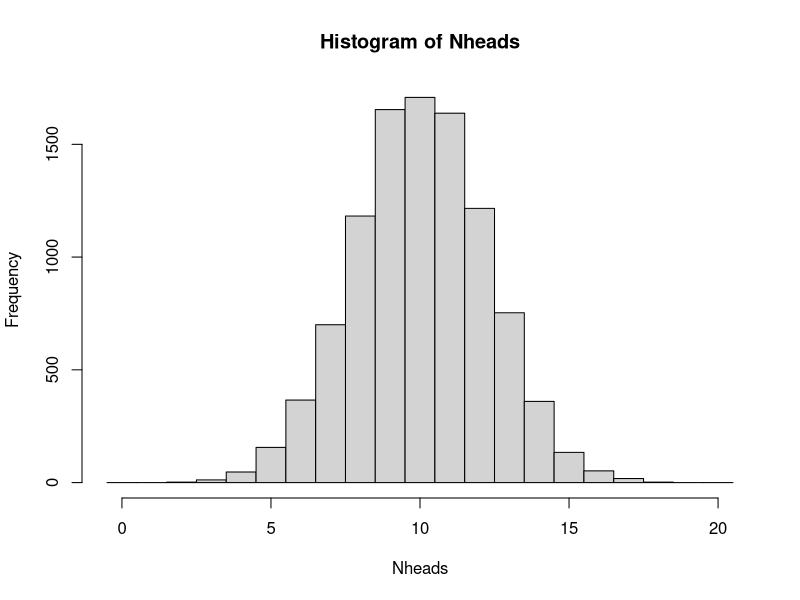
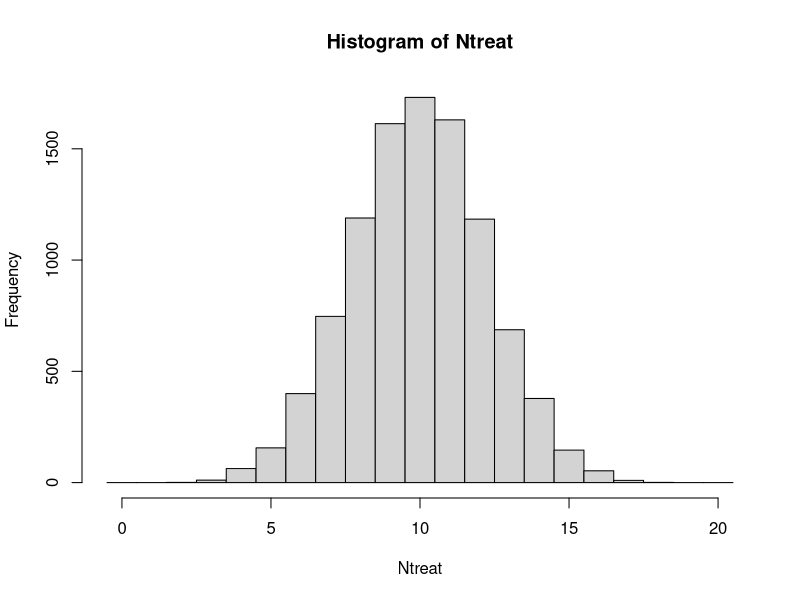
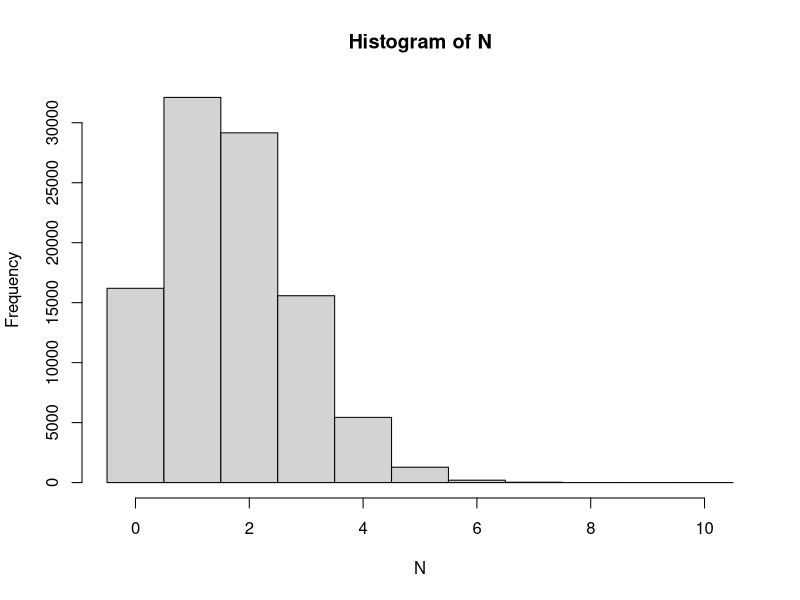
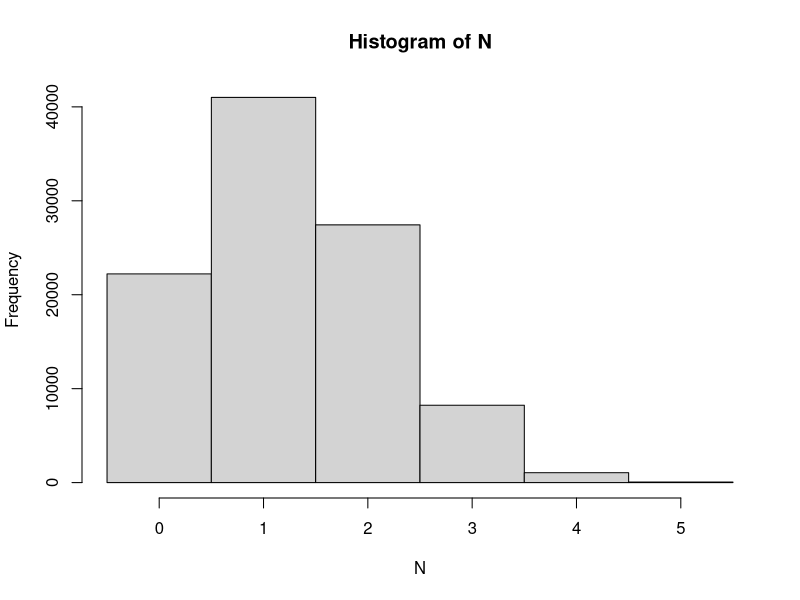

Recreate these plots in R, in order.
## ---- chunk 1
## Required libraries
library(tidyverse)
library(kableExtra)
## ---- chunk 2
kable(matrix(c(as.character(0:6),c("0.14","0.20","0.27","0.19","0.13","0.05","0.02")),ncol=7, byrow=TRUE, dimnames=list(c('x','p(x)'), c()))) %>% kable_styling(full_width = FALSE)
## ---- chunk 3
## A single coin toss
sample(c("H", "T"), size=1)
## Another coin toss
sample(c("H", "T"), size=1)

## 20 independent coin tosses
(coins <- sample(c("H", "T"), size=20, replace=TRUE))
## How many heads did we get in these particular 20 draws?
sum(coins == "H")

## The simulation is about repeating this (20 random draws and summing up the number of heads) many times. To do it 10000 times;
Nheads <- replicate(10000, {
  coins <- sample(c("H", "T"), size=20, replace=TRUE)
  sum(coins == "H")
})
## ---- chunk 4
## Number of times of the 10000 with exactly 15 heads
sum(Nheads==15)
## divide by 10000 to get the probability
sum(Nheads==15)/10000
## or compute using mean (why does this work?)
mean(Nheads==15)
## ---- chunk 5
mean(Nheads<7)
## ---- chunk 6
## plot the distribution and read the graph
hist(Nheads, breaks=0:21-0.5)

## or tabulate
table(Nheads)
## ---- chunk 7
## probability of 15 heads or more
mean(Nheads>=15)
## ---- chunk 8
mean(Nheads<=2)
sum(Nheads<=2)
## with this low number of observations, more repeats is required to get a more accurate answer

Nheads <- replicate(1000000, {
  coins <- sample(c("H", "T"), size=20, replace=TRUE)
  sum(coins == "H")
})
sum(Nheads<=2)
mean(Nheads<=2)
## ---- chunk 9
## Randomization for a single patient
sample(c("T", "C"), size=1)

## Randomize 20 independent patients
(patients <- sample(c("T", "c"), size=20, replace=TRUE))
## How many patients are assigned to treatment group?
sum(patients == "T")

## Simulate by repeating 10000 times
Ntreat <- replicate(10000, {
  patients <- sample(c("T", "C"), size=20, replace=TRUE)
  sum(patients == "T")
})
## ---- chunk 10
## Proportion of the 10000 repeats with exactly 15 T
mean(Ntreat==15)
## ---- chunk 11
mean(Ntreat<7)
## ---- chunk 12
## plot the distribution and read the graph
hist(Ntreat, breaks=0:21-0.5)

## or tabulate
table(Ntreat)
## ---- chunk 13
## probability of 15 T or more
mean(Ntreat>=15)
## ---- chunk 14
mean(Ntreat<=2)
sum(Ntreat<=2)
## with this low number of observations, more repeats is required to get a more accurate answer
  
Ntreat <- replicate(1000000, {
  patients <- sample(c("T", "C"), size=20, replace=TRUE)
  sum(patients == "T")
})
sum(Ntreat<=2)
mean(Ntreat<=2)
## ---- chunk 15
##Simulate thowing 10 dice and counting the number of sixes.
N <- replicate(100000, sum(sample(1:6, size=10, replace=TRUE)==6))
table(N)
##The probability mass function
table(N)/length(N)
hist(N, breaks=(0:11)-0.5)
## ---- chunk 16
sum(N>=5)
sum(N>=5)/length(N)
mean(N>=5)
## ---- chunk 17
mean(N==2)
## ---- chunk 18
mean(N)
10*1/6
## ---- chunk 19
N <- replicate(100000, sum(sample(rep(0:1, c(39,13)), size=5)))
hist(N, breaks=(0:6)-.5)
## P(N==5)
mean(N==5)
## ---- chunk 20
## Solution using 100 replicates
x <- replicate(100, sum(sample(c(0,0,0,0,0,0,0,1,1,1), size=3, replace=TRUE)))
table(x)
mean(x==0)
## Solution using 1000 replicates
x <- replicate(1000, sum(sample(c(0,0,0,0,0,0,0,1,1,1), size=3, replace=TRUE)))
table(x)
mean(x==0)
## Solution using 100000 replicates
x <- replicate(100000, sum(sample(c(0,0,0,0,0,0,0,1,1,1), size=3, replace=TRUE)))
table(x)
mean(x==0)
## ---- chunk 21
## Solution using 100000 replicates
x <- replicate(100000, sum(sample(rep(c(0, 1), c(14, 6)), size=3, replace=FALSE)))
table(x)
mean(x==0)
## ---- chunk 22
## Solution using 100000 replicates
x <- replicate(100000, sum(sample(rep(c(0, 1), c(140, 60)), size=3, replace=FALSE)))
table(x)
mean(x==0)
## ---- chunk 23
## 1.6 Solution using the Binomial distribution
pbinom(0, 3, 0.3)

## 1.7 Solution using the hypergeometric distribution
phyper(0, 6, 20-6, 3)

## 1.8 Solution using the hypergeometric distribution
phyper(0, 60, 200-60, 3)
## ---- chunk 24
phyper(20, 200, 20000-200, 1000, lower.tail=FALSE)
## ---- chunk 25
x <- replicate(100000, {x<-sample(1:5, 3); y<-sample(1:5,3); length(intersect(x,y))})
table(x)

phyper(0:3, 3, 2, 3)
## ---- chunk 26
kable(matrix(c(98,882,980, 16, 4, 20, 114, 886, 1000), byrow = TRUE, ncol=3, dimnames=list(c("not cancer", "cancer", "total"), c("pos", "neg", "tot")))) %>% kable_styling("striped", full_width = FALSE)
